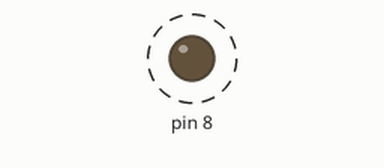
This sketch was run on a simulated Arduino Uno, built with avr-gcc and run on an emulated ATmega328P. On the bench: output pins drawn as LEDs (lit = HIGH). Dashed ring = blinking. No radio packets arrive unless stated.

Above: at 4.1 s.
Timing chart, 0 to 7.0 s (numbered marks = the images above):
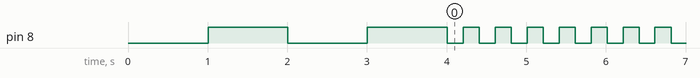

The sketch:

ATTINY84.ino
```cpp
/*
* Arduino Wireless Communication Tutorial
*     Example 1 - Transmitter Code
*
* by Dejan Nedelkovski, www.HowToMechatronics.com
*
* Library: TMRh20/RF24, https://github.com/tmrh20/RF24/
*/

#include <SPI.h>
#include <nRF24L01.h>
#include <RF24.h>

RF24 radio(7, 3,500000); // CE, CSN

const byte address[6] = "00001";

void setup() {
  pinMode(8,OUTPUT);
  while(!radio.begin())
  radio.openWritingPipe(address);
  radio.setPALevel(RF24_PA_MIN);

  radio.stopListening();
  digitalWrite(8,LOW);
  delay(1000);
  digitalWrite(8,HIGH);
  delay(1000);
  digitalWrite(8,LOW);
  delay(1000);
  digitalWrite(8,HIGH);
  delay(1000);
}

void loop() {
  const char text[] = "setme Up";
  radio.write(&text, sizeof(text));
  digitalWrite(8,LOW);
  delay(200);
  digitalWrite(8,HIGH);
  delay(200);
}
```

Measured:
- by itself, pin 8: goes LOW 1.0 s, HIGH 1.0 s, 313 × (LOW 0.20 s, HIGH 0.20 s), LOW 0.20 s, then HIGH
